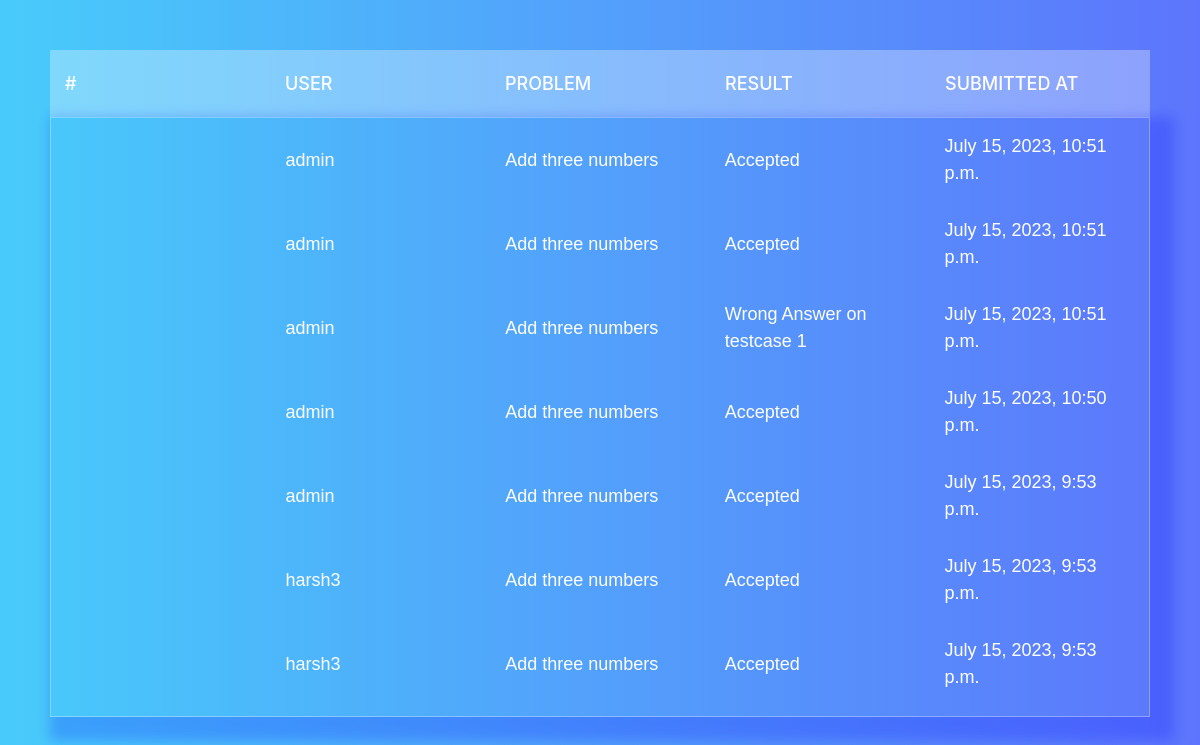
The app's page /contests/contest/1/problem/1/allsubmissions/ (signed in) with its own data.
### contests/models.py (models this page shows, shortened)
class Submission(models.Model):
    user = models.ForeignKey(User, on_delete=models.CASCADE)
    question = models.ForeignKey(Question, on_delete=models.CASCADE)
    code = models.TextField()
    language = models.CharField(max_length=50)
    submitted_at = models.DateTimeField(auto_now_add=True)
    verdict=models.CharField(max_length=50)
    submitted_code=models.CharField(max_length=255)

class Question(models.Model):
    contest = models.ForeignKey(Contest, on_delete=models.CASCADE)
    name=models.CharField(max_length=255)
    problem_statement=RichTextField()
    code=models.CharField(max_length=255)
    users=models.ManyToManyField(User)
    input_statement=RichTextField()
    constraint_statement=RichTextField()
    output_statement=RichTextField()
    editorial=RichTextField(default="Coming Soon")
    points=models.IntegerField(default=0)

### contests/views.py (the view)
# urls.py: path('contest/<int:contest_id>/problem/<int:question_id>/allsubmissions/', views.allsubmissions,name='allsubmissions'),
@login_required
def allsubmissions(request,contest_id,question_id):
    if cache.get('q'+str(question_id)):
        question=cache.get('q'+str(question_id))
    else:
        question=Question.objects.get(pk=question_id)
        cache.set('q'+str(question_id),question,timeout=24*60)
    solutions=Submission.objects.filter(question=question).order_by('-id')
    return render(request,'submissions.html',{'solutions':solutions,'iscontest':True})

### templates/submissions.html (shortened to what this page needs)
{% load static %}
<!doctype html>
<html lang="en">
  <head>
    <link rel="stylesheet" href="{% static 'submissions.css' %}">
    <link rel="stylesheet" href="https://cdn.jsdelivr.net/npm/bootstrap@4.0.0/dist/css/bootstrap.min.css">
  </head>
  <body>
    <section>
      <div class="tbl-header">
        <table cellpadding="0" cellspacing="0" border="0">
          <thead>
            <tr>
              <th>#</th>
              <th>User</th>
              <th>Problem</th>
              <th>Result</th>
              <th>Submitted At</th>
            </tr>
          </thead>
        </table>
      </div>
      <div class="tbl-content">
        <table cellpadding="0" cellspacing="0" border="0">
          <tbody>
        {% for sol in solutions %}
        {% if iscontest %}
        <tr>
          <td>{{sol.solution_id}}</td>
          <td>{{sol.user.username}}</td>
          <td>{{sol.question.name}}</td>
          <td>{{sol.verdict}}</td>
          <td>{{sol.submitted_at}}</td>
        </tr>
        {% endif %}
    {% endfor %}
          </tbody>
        </table>
      </div>
    </section>
  </body>
</html>

### static/submissions.css (style rules this page uses)
table { width:100%; table-layout: fixed; }
.tbl-header { background-color: rgba(255,255,255,0.3); }
.tbl-content { height:600px; overflow-x:auto; margin-top: 0px; border: 1px solid rgba(255,255,255,0.3); box-shadow: 12px 12px 12px 12px rgba(0, 0, 255, .2); }
th { padding: 20px 15px; text-align: left; font-weight: 500; font-size: 18px; color: #fff; text-transform: uppercase; }
td { padding: 15px; text-align: left; vertical-align:middle; font-weight: 300; font-family: 'Proxima Nova', sans-serif; font-size: 18px; color: #fff; }
body { background: -webkit-linear-gradient(right, #5D75FC, #48CBFA); background: linear-gradient(to center, #5D75FC, #48CBFA); font-family: 'Roboto', sans-serif; }
section { margin: 50px; }

### records on screen
Submission: user.username "admin", question.name "Add three numbers", verdict "Accepted", submitted_at "July 15, 2023, 10:51 p.m."
Submission: user.username "admin", question.name "Add three numbers", verdict "Accepted", submitted_at "July 15, 2023, 10:51 p.m."
Submission: user.username "admin", question.name "Add three numbers", verdict "Wrong Answer on testcase 1", submitted_at "July 15, 2023, 10:51 p.m."
Submission: user.username "admin", question.name "Add three numbers", verdict "Accepted", submitted_at "July 15, 2023, 10:50 p.m."
Submission: user.username "admin", question.name "Add three numbers", verdict "Accepted", submitted_at "July 15, 2023, 9:53 p.m."
Submission: user.username "harsh3", question.name "Add three numbers", verdict "Accepted", submitted_at "July 15, 2023, 9:53 p.m."
Submission: user.username "harsh3", question.name "Add three numbers", verdict "Accepted", submitted_at "July 15, 2023, 9:53 p.m."
